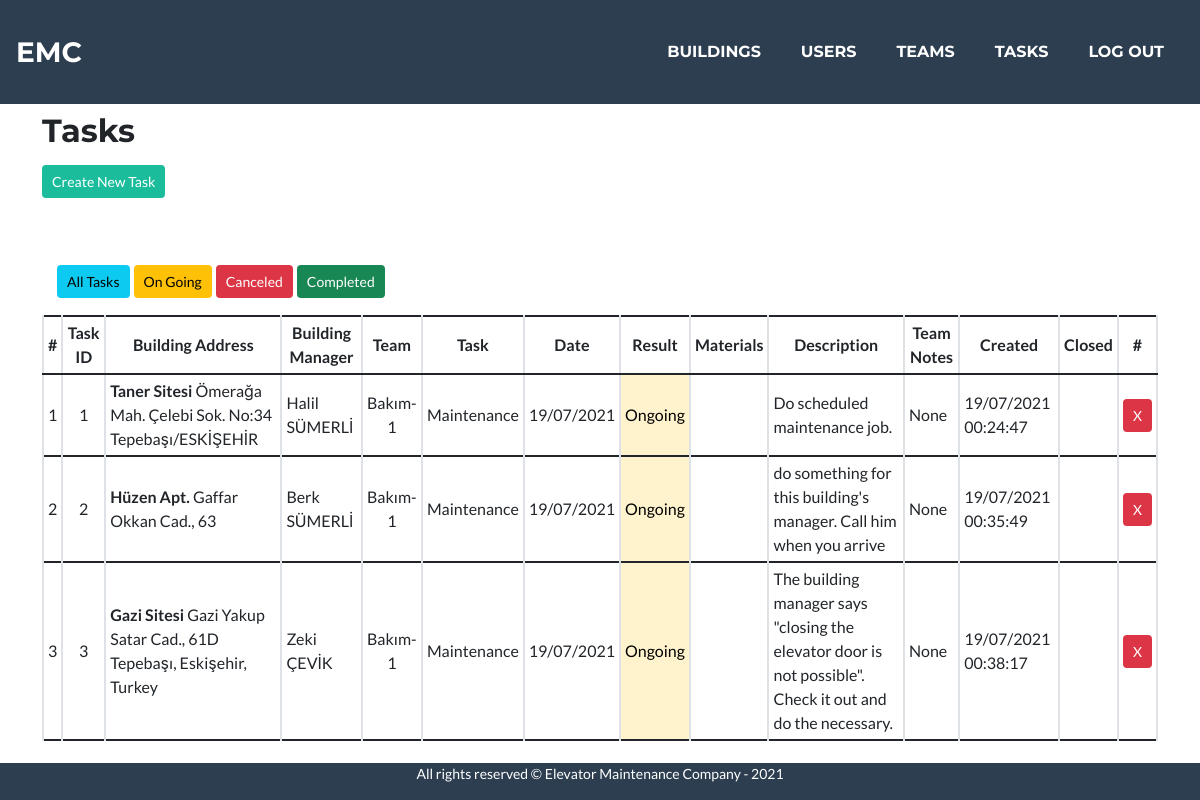
The page /tasks/3 (signed in) on the database its author committed.
### maintenance/models.py (models this page shows, shortened)
class Task(models.Model):
    building = models.ForeignKey(Building, on_delete=CASCADE)
    team = models.ForeignKey(Team, on_delete=CASCADE)
    materials = models.ManyToManyField(Material, null=True, blank=True, related_name="materials")
    description = models.CharField(max_length=200, null=True, blank=True)
    date = models.DateTimeField(default=datetime.now())
    created = models.DateTimeField(default=datetime.now())
    updated = models.DateTimeField(null=True, blank=True)
    result = models.BooleanField(null=True, blank=True)
    closed = models.DateTimeField(null=True, blank=True)
    notes = models.CharField(max_length=400, null=True, blank=True)
    type = models.ForeignKey(TaskTypes, on_delete=PROTECT)

class Building(models.Model):
    address = models.CharField(max_length=300)
    coordinates = models.CharField(null=True, max_length=32)
    name = models.CharField(max_length=50)
    manager = models.CharField(max_length=100)
    phone_message = 'Phone number must be entered in the format: 05xxxxxxxxx'
    phone_regex = RegexValidator(
        regex=r'^(05)\d{9}$',
        message=phone_message
    )
    phone = models.CharField(validators=[phone_regex], max_length=11,
                             null=True, blank=True)
    email = models.EmailField(null=True, blank=True, max_length=100)
    floors = models.PositiveSmallIntegerField(default=2, validators=[MinValueValidator(2), MaxValueValidator(25)])
    elevator_type = models.CharField(max_length=100)
    creator = models.ForeignKey(User, on_delete=PROTECT, related_name="BuildingCreator")
    status = models.BooleanField(default=True)

class Team(models.Model):
    leader = models.ForeignKey(User, on_delete=models.CASCADE, related_name="team_leader")
    name = models.CharField(max_length=50)
    description = models.CharField(max_length=200)

class TaskTypes(models.Model):
    type = models.CharField(max_length=32)

### maintenance/views.py (the view)
# urls.py: path('tasks', views.tasks, name="tasks"),
@login_required
def tasks(request, result=2):
    if result == 0: # Ongoing tasks
        tasks = Task.objects.filter(result=None).order_by("id").reverse()
    elif result == 1: # Completed tasks
        tasks = Task.objects.filter(result=True).order_by("id").reverse()
    elif result == 2: # Ongoing tasks
        tasks = Task.objects.filter(result=None).order_by("id").reverse()
    elif result == 3: # All tasks
        tasks = Task.objects.all()
    elif result == 4: # Cancelled tasks
        tasks = Task.objects.filter(result=False).order_by("id").reverse()
    else: # Ongoing tasks
        tasks = Task.objects.filter(result=None).order_by("id").reverse()
    return render(request, "maintenance/tasks.html", {
            "tasks": tasks,
        })

### maintenance/templates/maintenance/tasks.html (shortened to what this page needs)
{% extends "maintenance/layout.html" %}
{% load tz %}
{% load static %}
{% block main %}
    <h2>Tasks</h2>
    <div style="margin-top:15px; height: 100px;">
        <a href="{% url 'createTask' %}" class="btn btn-sm btn-primary" style="float: left;">Create New Task</a>
    </div>
    <div class="col-sm-12" style="margin-left: 0;">
        <a href="{% url 'tasks' 3 %}" class="btn btn-sm btn-info mr-1" style="float: left;">All Tasks</a>
        <a href="{% url 'tasks' 2 %}" class="btn btn-sm btn-warning mr-1" style="float: left;">On Going</a>
        <a href="{% url 'tasks' 4 %}" class="btn btn-sm btn-danger mr-1" style="float: left;">Canceled</a>
        <a href="{% url 'tasks' 1 %}" class="btn btn-sm btn-success mr-1" style="float: left;">Completed</a>
    </div>
    {% if tasks %}
        <div class="table-responsive" style="margin-top: 50px;">
            <table class="table table-sm table-hover table-bordered">
                <thead style="text-align: center;">
                    <th style="vertical-align: middle;">#</th>
                    <th style="vertical-align: middle;">Task ID</th>
                    <th style="vertical-align: middle;">Building Address</th>
                    <th style="vertical-align: middle;">Building Manager</th>
                    <th style="vertical-align: middle;">Team</th>
                    <th style="vertical-align: middle;">Task</th>
                    <th style="vertical-align: middle;">Date</th>
                    <th style="vertical-align: middle;">Result</th>
                    <th style="vertical-align: middle;">Materials</th>
                    <th style="vertical-align: middle;">Description</th>
                    <th style="vertical-align: middle;">Team Notes</th>
                    <th style="vertical-align: middle;">Created</th>
                    <th style="vertical-align: middle;">Closed</th>
                    <th style="vertical-align: middle;">#</th>
                </thead>
                <tbody>
                    {% for task in tasks %}
                        <tr>
                            <td style="text-align: center; vertical-align: middle;">{{ forloop.counter }}</td>
                            <td style="text-align: center; vertical-align: middle;">{{ task.id }}</td>
                            <td style="vertical-align: middle;"><strong>{{ task.building.name }}</strong> {{ task.building.address }}</td>
                            <td style="vertical-align: middle;">{{ task.building.manager }}</td>
                            <td style="text-align: center; vertical-align: middle;">{{ task.team.name }}</td>
                            <td style="text-align: center; vertical-align: middle;">{{ task.type.type }}</td>
                            <td style="vertical-align: middle;">{{ task.date|localtime|date:"d/m/Y" }}</td>
                            {% if task.result == True %}
                            <td style="text-align: center; vertical-align: middle;" class="table-success">Completed</td>
                            {% elif task.result == False %}
                            <td style="text-align: center; vertical-align: middle;" class="table-danger">Cancelled</td>
                            {% else %}
                            <td style="text-align: center; vertical-align: middle;" class="table-warning">Ongoing</td>
                            {% endif %}
                            <td style="vertical-align: middle;">
                            </td>
                            <td style="vertical-align: middle;">{{ task.description}}</td>
                            <td style="vertical-align: middle;">{{ task.notes}}</td>
                            <td style="vertical-align: middle;">{{ task.created|localtime|date:"d/m/Y H:i:s"}}</td>
                            <td style="vertical-align: middle;">{{ task.closed|localtime|date:"d/m/Y H:i:s"}}</td>
                            {% if task.result == None %}
                            <td style="vertical-align: middle; text-align: center;"><a class="btn btn-sm btn-danger taskCancelBtn" href="{% url 'cancelTask' task.id %}" data-taskid="{{ task.id }}">X</a></td>
                            {% else %}
                            <td></td>
                            {% endif %}
                        </tr>
                    {% endfor %}
                </tbody>
            </table>
        </div>
    {% endif %}
{% endblock %}

### rows shown on the page
Task: id "1", building.name "Taner Sitesi", building.address "Ömerağa Mah. Çelebi Sok. No:34 Tepebaşı/ESKİŞEHİR", building.manager "Halil SÜMERLİ", team.name "Bakım-1", type.type "Maintenance", date "19/07/2021", shows "Ongoing", description "Do scheduled maintenance job.", notes "None", created "19/07/2021 00:24:47"
Task: id "2", building.name "Hüzen Apt.", building.address "Gaffar Okkan Cad., 63", building.manager "Berk SÜMERLİ", team.name "Bakım-1", type.type "Maintenance", date "19/07/2021", shows "Ongoing", description "do something for this building's manager. Call him when you arrive", notes "None", created "19/07/2021 00:35:49"
Task: id "3", building.name "Gazi Sitesi", building.address "Gazi Yakup Satar Cad., 61D Tepebaşı, Eskişehir, Turkey", building.manager "Zeki ÇEVİK", team.name "Bakım-1", type.type "Maintenance", date "19/07/2021", shows "Ongoing", description "The building manager says \"closing the elevator door is not possible\". Check it out and do the necessary.", notes "None", created "19/07/2021 00:38:17"
